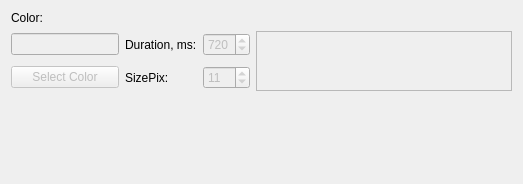
          <widget class="QWidget" name="TabStab">
           <attribute name="title">
            <string>Stab</string>
           </attribute>
           <layout class="QGridLayout" name="gridLayout_21">
            <item row="1" column="0">
             <widget class="QLineEdit" name="TxtStabColor">
              <property name="enabled">
               <bool>false</bool>
              </property>
              <property name="alignment">
               <set>Qt::AlignRight|Qt::AlignTrailing|Qt::AlignVCenter</set>
              </property>
             </widget>
            </item>
            <item row="2" column="1">
             <widget class="QLabel" name="LblStabSizePix">
              <property name="text">
               <string>SizePix:</string>
              </property>
             </widget>
            </item>
            <item row="2" column="0">
             <widget class="QPushButton" name="BtnStabColor">
              <property name="enabled">
               <bool>false</bool>
              </property>
              <property name="text">
               <string>Select Color</string>
              </property>
              <property name="autoDefault">
               <bool>true</bool>
              </property>
             </widget>
            </item>
            <item row="1" column="1">
             <widget class="QLabel" name="LblStabDuration">
              <property name="text">
               <string>Duration, ms:</string>
              </property>
             </widget>
            </item>
            <item row="0" column="0">
             <widget class="QLabel" name="LblStabColor">
              <property name="text">
               <string>Color:</string>
              </property>
             </widget>
            </item>
            <item row="1" column="2">
             <widget class="QSpinBox" name="SpinStabDuration">
              <property name="enabled">
               <bool>false</bool>
              </property>
              <property name="minimum">
               <number>1</number>
              </property>
              <property name="maximum">
               <number>999</number>
              </property>
              <property name="singleStep">
               <number>10</number>
              </property>
              <property name="value">
               <number>720</number>
              </property>
             </widget>
            </item>
            <item row="2" column="2">
             <widget class="QSpinBox" name="SpinStabSizePix">
              <property name="enabled">
               <bool>false</bool>
              </property>
              <property name="minimum">
               <number>1</number>
              </property>
              <property name="maximum">
               <number>144</number>
              </property>
              <property name="singleStep">
               <number>1</number>
              </property>
              <property name="value">
               <number>11</number>
              </property>
             </widget>
            </item>
            <item row="3" column="0">
             <spacer name="verticalSpacer_6">
              <property name="orientation">
               <enum>Qt::Vertical</enum>
              </property>
              <property name="sizeHint" stdset="0">
               <size>
                <width>20</width>
                <height>82</height>
               </size>
              </property>
             </spacer>
            </item>
            <item row="1" column="4" rowspan="2">
             <widget class="QTextBrowser" name="StabColor">
              <property name="enabled">
               <bool>false</bool>
              </property>
              <property name="maximumSize">
               <size>
                <width>16777214</width>
                <height>60</height>
               </size>
              </property>
             </widget>
            </item>
           </layout>
          </widget>
